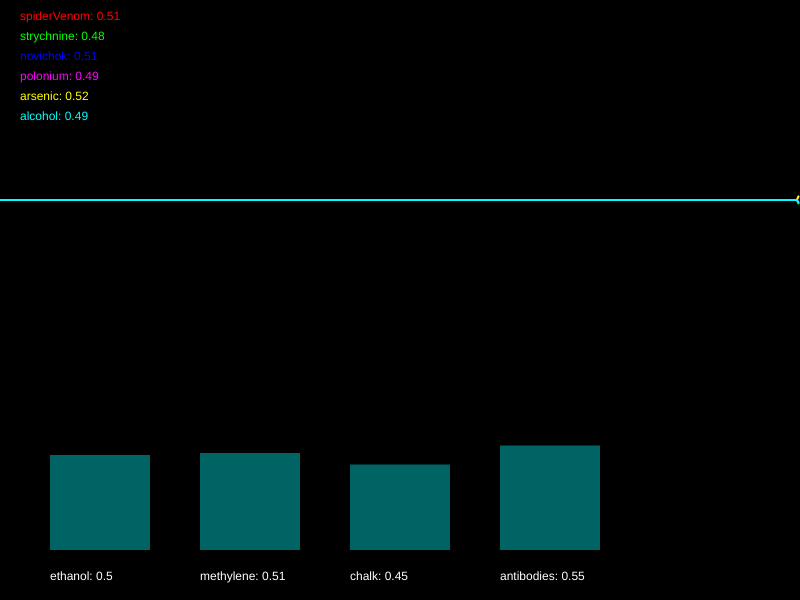
Frame 1 (no input)
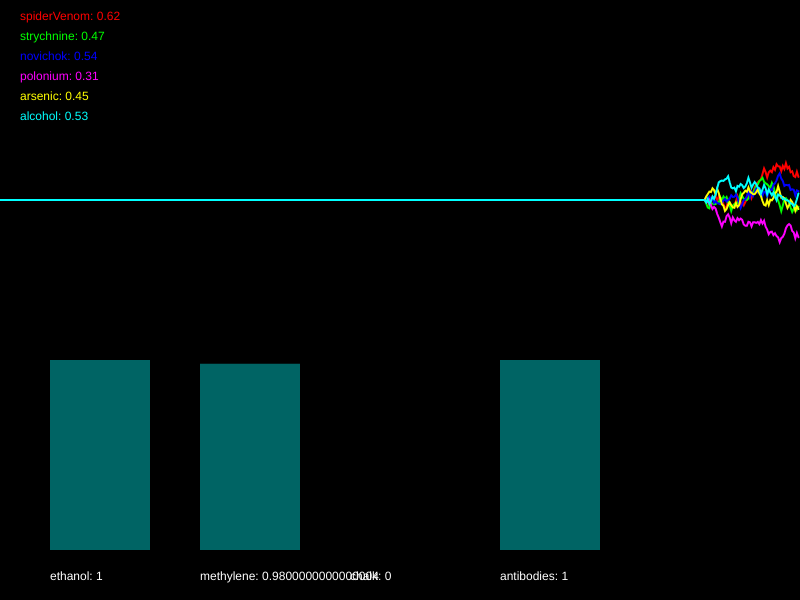
Frame 60 (no input)
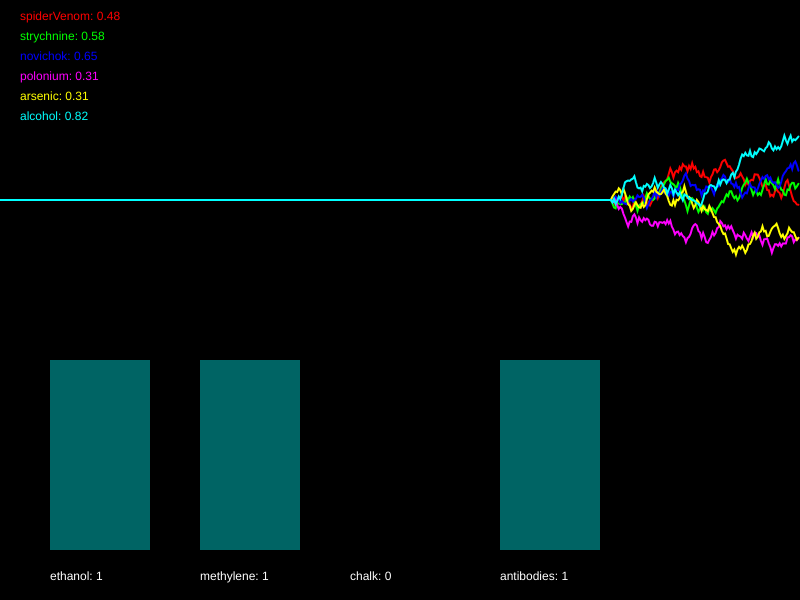
Frame 120 (the mouse pressed at the canvas centre since frame 60)

The p5.js sketch that drew these frames (run headless with seeded random() and noise() and a simulated clock; from frame 60 on, the mouse is pressed at the canvas centre):

// p5.js sketch
// ── sketch.js
/*

Officer: 8243477
CaseNum: 401-2-37796868-8243477

Case 401 - The Case of Norbert's Weiner Stand
Stage 3 - Bilious bagel

As I suspected Norbert has struck again. Ever inventive he’s set up a bagel stand and has laced the cream cheese with an ingenious but vicious toxin. This one is quite deadly so get yourself down to the lab right away.

You must develop the antidote by using conditional statements in the draw loop to do the following.

	- If novichok dips below 0.25 and polonium goes above 0.38, decrease ethanol by 0.04
	- If either arsenic dips below 0.5, strychnine goes above 0.67, or perhaps spiderVenom dips below 0.35, increment ethanol by 0.02
	- If arsenic dips below 0.31, whilst at the same time, polonium goes above 0.35 or novichok dips below 0.53, decrement methylene by 0.02
	- If alcohol dips below 0.42 or strychnine dips below 0.56, increment methylene by 0.01
	- If spiderVenom dips below 0.66 and polonium dips below 0.38, or on the other hand, novichok dips below 0.71, decrease chalk by 0.05
	- If arsenic goes above 0.27 and strychnine dips below 0.47, raise chalk by 0.02
	- When novichok dips below 0.53 and alcohol dips below 0.37, decrease antibodies by 0.05
	- If strychnine dips below 0.42 or spiderVenom dips below 0.7, raise antibodies by 0.05


Your conditional statements should consider the following poisons:

	- spiderVenom
	- strychnine
	- novichok
	- polonium
	- arsenic
	- alcohol


Your conditional statements should modify the following antidotes:

	- ethanol
	- methylene
	- chalk
	- antibodies


- There are many ways to complete this task but you should only use the following commands:

	if(){}
	>
	<
	&&
	||
	+=
	-=

*/

//Declare the poison variables
var spiderVenom;
var strychnine;
var novichok;
var polonium;
var arsenic;
var alcohol;


//Declare the antidote variables
var ethanol;
var methylene;
var chalk;
var antibodies;


//This variable is used for drawing the graph
var graphs;


function setup()
{

	createCanvas(800,600);
	strokeWeight(2);

	//initialise the poisons and antidotes
	spiderVenom = 0.5;
	strychnine = 0.5;
	novichok = 0.5;
	polonium = 0.5;
	arsenic = 0.5;
	alcohol = 0.5;
	ethanol = 0.5;
	methylene = 0.5;
	chalk = 0.5;
	antibodies = 0.5;


	//fills the graph with empty values
	graphs = [];

	for(var i = 0; i < 6; i++)
	{
		graphs.push([]);
		for(var j = 0; j < 512; j++)
		{
			graphs[i].push(0.5);
		}
	}

}

function draw()
{

	//Develop the antidote below
	//Write conditional statements to change the amount of each substance ...
	// - If novichok dips below 0.25 and polonium goes above 0.38, decrease ethanol by 0.04
	if(novichok < 0.25 && polonium > 0.38){
		ethanol -= 0.04
	}
	// - If either arsenic dips below 0.5, strychnine goes above 0.67, or perhaps spiderVenom dips below 0.35, increment ethanol by 0.02
	if(arsenic < 0.5 || strychnine > 0.67 || spiderVenom < 0.35){
		ethanol += 0.02
	}
	// - If arsenic dips below 0.31, whilst at the same time, polonium goes above 0.35 or novichok dips below 0.53, decrement methylene by 0.02
	if(arsenic < 0.31 && (polonium > 0.35 || novichok < 0.53)){
		methylene -= 0.02
	}
	// - If alcohol dips below 0.42 or strychnine dips below 0.56, increment methylene by 0.01
	if(alcohol < 0.42 || strychnine < 0.56){
		methylene += 0.01
	}
	// - If spiderVenom dips below 0.66 and polonium dips below 0.38, or on the other hand, novichok dips below 0.71, decrease chalk by 0.05
	if((spiderVenom < 0.66 && polonium < 0.38) || novichok < 0.71){
		chalk -= 0.05
	}
	// - If arsenic goes above 0.27 and strychnine dips below 0.47, raise chalk by 0.02
	if(arsenic > 0.27 && strychnine < 0.47){
		chalk += 0.02
	}
	// - When novichok dips below 0.53 and alcohol dips below 0.37, decrease antibodies by 0.05
	if(novichok < 0.53 && alcohol < 0.37){
		antibodies -= 0.05
	}
	// - If strychnine dips below 0.42 or spiderVenom dips below 0.7, raise antibodies by 0.05
	if(strychnine < 0.42 || spiderVenom < 0.7){
		antibodies += 0.05
	}


	//////////////////////////////////////////////////////

	//the code below generates new values using random numbers

	/*
		For testing, you might want to temporarily comment out
		these lines and set the same variables to constant values
		instead.
	*/

	spiderVenom = nextValue(graphs[0],spiderVenom);
	strychnine = nextValue(graphs[1],strychnine);
	novichok = nextValue(graphs[2],novichok);
	polonium = nextValue(graphs[3],polonium);
	arsenic = nextValue(graphs[4],arsenic);
	alcohol = nextValue(graphs[5],alcohol);


	ethanol = constrain(ethanol, 0, 1);
	methylene = constrain(methylene, 0, 1);
	chalk = constrain(chalk, 0, 1);
	antibodies = constrain(antibodies, 0, 1);


	///////// DO NOT CHANGE THE CODE BELOW ///////////

	//drawing code

	// set background
	background(0);
	noFill();

	//draw the graphs for the vitals
	var colors = [
	color(255, 0, 0),
	color(0, 255, 0),
	color(0, 0, 255),
	color(255, 0, 255),
	color(255, 255, 0),
	color(0, 255, 255)
	];

	for(var i = 0; i < graphs.length; i++)
	{
		stroke(colors[i]);
		drawGraph(graphs[i]);
	}

	//draw the poisons as text
	noStroke();
	fill(colors[0]);
	text('spiderVenom: ' + nf(spiderVenom,1,2), 20,20);
	fill(colors[1]);
	text('strychnine: ' + nf(strychnine,1,2), 20,40);
	fill(colors[2]);
	text('novichok: ' + nf(novichok,1,2), 20,60);
	fill(colors[3]);
	text('polonium: ' + nf(polonium,1,2), 20,80);
	fill(colors[4]);
	text('arsenic: ' + nf(arsenic,1,2), 20,100);
	fill(colors[5]);
	text('alcohol: ' + nf(alcohol,1,2), 20,120);


	//draw the antidotes bar chart
	drawBar(ethanol,50,'ethanol');
	drawBar(methylene,200,'methylene');
	drawBar(chalk,350,'chalk');
	drawBar(antibodies,500,'antibodies');


}

function nextValue(graph, val)
{
	//gets the next value for a vital and puts it in an array for drawing
	var delta = random(-0.03,0.03);

	val += delta;
	if(val > 1 || val < 0)
	{
		delta *= -1;
		val += delta * 2;
	}

	graph.push(val)
	graph.shift();
	return val;
}

function drawGraph(graph)
{
	//draws an array as a graph
	beginShape();
	for(var i = 0; i < graph.length; i++)
	{
			vertex(width * i/512, height * 0.5 - graph[i]* height/3)
	}
	endShape();
}


function drawBar(val, x, name)
{
	//draws the bars for bar chart
    noStroke();
    fill(0,100,100);
	var mh = height * 0.4 - 50;
	rect(x,(height - 50) - val*mh, 100, val*mh);
    fill(255);
	text(name + ": " + val, x, height - 20);
}
